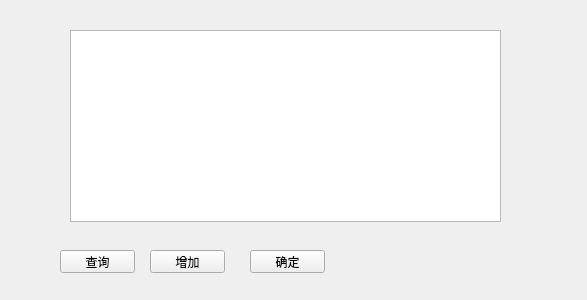
<?xml version="1.0" encoding="UTF-8"?>
<ui version="4.0">
 <class>Widget</class>
 <widget class="QWidget" name="Widget">
  <property name="geometry">
   <rect>
    <x>0</x>
    <y>0</y>
    <width>587</width>
    <height>300</height>
   </rect>
  </property>
  <property name="windowTitle">
   <string>Widget</string>
  </property>
  <widget class="QTableView" name="tableView">
   <property name="geometry">
    <rect>
     <x>70</x>
     <y>30</y>
     <width>431</width>
     <height>192</height>
    </rect>
   </property>
  </widget>
  <widget class="QPushButton" name="findButton">
   <property name="geometry">
    <rect>
     <x>60</x>
     <y>250</y>
     <width>75</width>
     <height>23</height>
    </rect>
   </property>
   <property name="text">
    <string>查询</string>
   </property>
  </widget>
  <widget class="QPushButton" name="addButton">
   <property name="geometry">
    <rect>
     <x>150</x>
     <y>250</y>
     <width>75</width>
     <height>23</height>
    </rect>
   </property>
   <property name="text">
    <string>增加</string>
   </property>
  </widget>
  <widget class="QPushButton" name="commitButton">
   <property name="geometry">
    <rect>
     <x>250</x>
     <y>250</y>
     <width>75</width>
     <height>23</height>
    </rect>
   </property>
   <property name="text">
    <string>确定</string>
   </property>
  </widget>
 </widget>
 <layoutdefault spacing="6" margin="11"/>
 <resources/>
 <connections/>
</ui>
